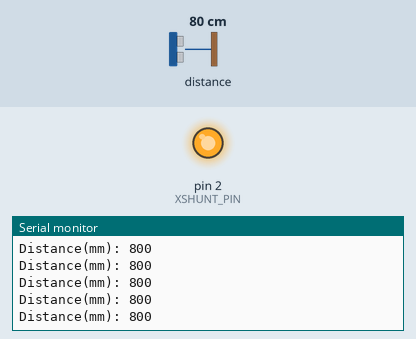
Simulated run of this sketch. Board: Arduino Uno, built with avr-gcc and run on an emulated ATmega328P. Shown: output pins drawn as LEDs (lit = HIGH), the last lines printed to the serial monitor. The test bench sets the inputs (shaded band); at power-on: distance to the obstacle 80 cm.

Above: at 1.2 s.
1.3 s: distance to the obstacle set to 120 cm
At 2.4 s:
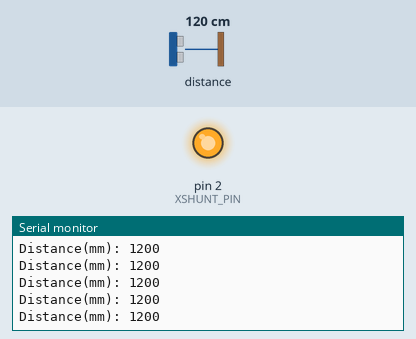
4.3 s: distance to the obstacle set to 2 cm
At 5.4 s:
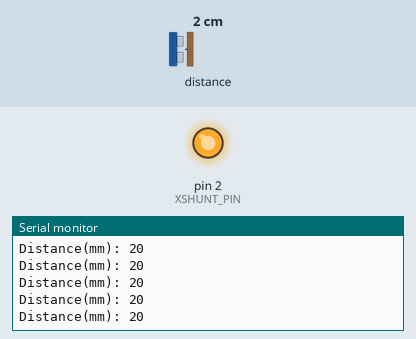
Timing chart, 0 to 7.3 s (numbered marks = the images above; inputs shaded):
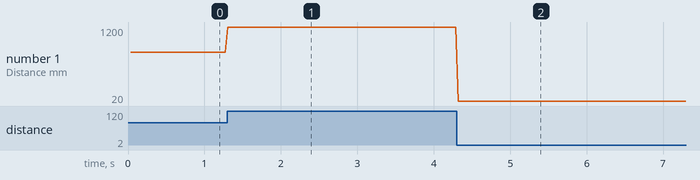

The sketch:

TOF.ino
```cpp
#include <Wire.h>
#include <VL53L0X.h>

VL53L0X sensor;

const int XSHUNT_PIN = 2; // Change this to the pin connected to XSHUNT

void setup() {
  Serial.begin(9600);
  Wire.begin();

  sensor.init();
  sensor.setTimeout(500);

  // Start continuous back-to-back mode (the sensor will continuously measure distances)
  sensor.startContinuous();

  pinMode(XSHUNT_PIN, OUTPUT); // Set XSHUNT_PIN as an output
  digitalWrite(XSHUNT_PIN, HIGH); // Set XSHUNT_PIN to HIGH
}

void loop() {
  // Check the state of XSHUNT pin
  int xshuntState = digitalRead(XSHUNT_PIN);

  if (xshuntState == LOW) {
    Serial.println("TOF sensor is OFF");
    uint16_t distance = sensor.readRangeContinuousMillimeters();

    if (sensor.timeoutOccurred()) {
      Serial.println("Timeout occurred! Check wiring and device");
      return;
    }

    Serial.print("Distance(mm): ");
    Serial.println(distance);
    // You can add further actions here if needed when TOF sensor is off
  } else {
    // Read distance from sensor
    uint16_t distance = sensor.readRangeContinuousMillimeters();

    if (sensor.timeoutOccurred()) {
      Serial.println("Timeout occurred! Check wiring and device");
      return;
    }

    Serial.print("Distance(mm): ");
    Serial.println(distance);
  }

  // You can add a small delay here if needed
  // delay(100); // adjust delay as needed
}
```

Measured:
- after the input at 1.3 s, the serial monitor: prints a new line at once (image 1)
- after the input at 4.3 s, the serial monitor: prints a new line at once (image 2)
- plotted number 1: 800 → 1200 after the input at 1.3 s, 1200 → 20 after the input at 4.3 s
